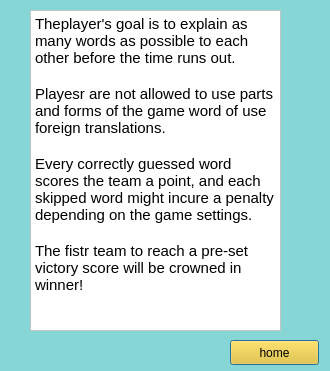
<?xml version="1.0" encoding="UTF-8"?>
<ui version="4.0">
 <class>Rules</class>
 <widget class="QDialog" name="Rules">
  <property name="geometry">
   <rect>
    <x>0</x>
    <y>0</y>
    <width>330</width>
    <height>371</height>
   </rect>
  </property>
  <property name="windowTitle">
   <string>Dialog</string>
  </property>
  <property name="styleSheet">
   <string notr="true">background-color: rgb(134, 214, 214);</string>
  </property>
  <widget class="QTextBrowser" name="textBrowser">
   <property name="geometry">
    <rect>
     <x>30</x>
     <y>10</y>
     <width>251</width>
     <height>321</height>
    </rect>
   </property>
   <property name="styleSheet">
    <string notr="true">background-color: rgb(255, 255, 255);</string>
   </property>
   <property name="html">
    <string>&lt;!DOCTYPE HTML PUBLIC &quot;-//W3C//DTD HTML 4.0//EN&quot; &quot;http://www.w3.org/TR/REC-html40/strict.dtd&quot;&gt;
&lt;html&gt;&lt;head&gt;&lt;meta name=&quot;qrichtext&quot; content=&quot;1&quot; /&gt;&lt;meta charset=&quot;utf-8&quot; /&gt;&lt;style type=&quot;text/css&quot;&gt;
p, li { white-space: pre-wrap; }
hr { height: 1px; border-width: 0; }
&lt;/style&gt;&lt;/head&gt;&lt;body style=&quot; font-family:'Ubuntu'; font-size:11pt; font-weight:400; font-style:normal;&quot;&gt;
&lt;p style=&quot; margin-top:0px; margin-bottom:0px; margin-left:0px; margin-right:0px; -qt-block-indent:0; text-indent:0px;&quot;&gt;Theplayer's goal is to explain as many words as possible to each other before the time runs out.&lt;/p&gt;
&lt;p style=&quot;-qt-paragraph-type:empty; margin-top:0px; margin-bottom:0px; margin-left:0px; margin-right:0px; -qt-block-indent:0; text-indent:0px;&quot;&gt;&lt;br /&gt;&lt;/p&gt;
&lt;p style=&quot; margin-top:0px; margin-bottom:0px; margin-left:0px; margin-right:0px; -qt-block-indent:0; text-indent:0px;&quot;&gt;Playesr are not allowed to use parts and forms of the game word of use foreign translations.&lt;/p&gt;
&lt;p style=&quot;-qt-paragraph-type:empty; margin-top:0px; margin-bottom:0px; margin-left:0px; margin-right:0px; -qt-block-indent:0; text-indent:0px;&quot;&gt;&lt;br /&gt;&lt;/p&gt;
&lt;p style=&quot; margin-top:0px; margin-bottom:0px; margin-left:0px; margin-right:0px; -qt-block-indent:0; text-indent:0px;&quot;&gt;Every correctly guessed word scores the team a point, and each skipped word might incure a penalty depending on the game settings.&lt;/p&gt;
&lt;p style=&quot;-qt-paragraph-type:empty; margin-top:0px; margin-bottom:0px; margin-left:0px; margin-right:0px; -qt-block-indent:0; text-indent:0px;&quot;&gt;&lt;br /&gt;&lt;/p&gt;
&lt;p style=&quot; margin-top:0px; margin-bottom:0px; margin-left:0px; margin-right:0px; -qt-block-indent:0; text-indent:0px;&quot;&gt;The fistr team to reach a pre-set victory score will be crowned in winner!&lt;/p&gt;&lt;/body&gt;&lt;/html&gt;</string>
   </property>
  </widget>
  <widget class="QPushButton" name="pushButton">
   <property name="geometry">
    <rect>
     <x>230</x>
     <y>340</y>
     <width>89</width>
     <height>25</height>
    </rect>
   </property>
   <property name="styleSheet">
    <string notr="true">background-color: rgb(245, 194, 17);</string>
   </property>
   <property name="text">
    <string>home</string>
   </property>
  </widget>
 </widget>
 <resources/>
 <connections/>
</ui>
